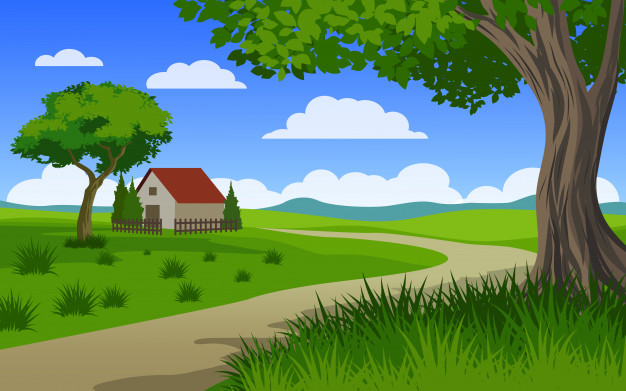
#> input picture photos/scenery.jpg, 626 x 391 px
$ python cv15.py
#> lines starting #> are read from the running program, lines starting #| are printed output that depends on the picture; after the words box and inside, x2 and y2 are one past the last pixel; in counts of white or black regions, pixels touching at a corner belong together
#Thresholding i.e binarizing image i.e where pixels are either 0 or 255

import cv2 as cv
import numpy as np

img = cv.imread('photos/scenery.jpg')
#> img is the input picture: shape (391, 626, 3); mean B, G, R 100.9, 138, 99.2

gray = cv.cvtColor(img, cv.COLOR_BGR2GRAY)
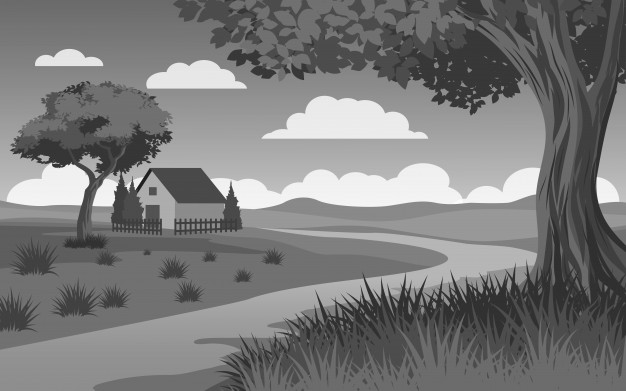
#> gray: shape (391, 626); min 24, max 254, mean 122.2
cv.imshow('Gray', gray)
#Simple Thresholding

threshold, thresh = cv.threshold(gray, 150, 255, cv.THRESH_BINARY)
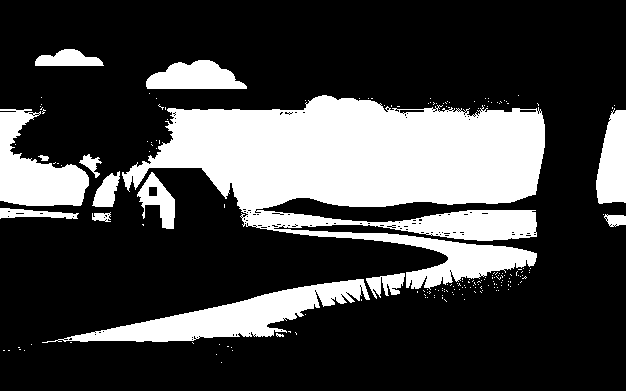
#> thresh: shape (391, 626); 26.3% white; 187 white regions (172 under 20 px), largest, box (x1, y1, x2, y2) and area: (122, 95, 545, 290) 43880, (42, 279, 370, 343) 7066, (0, 109, 89, 206) 4640
cv.imshow('thresholded image',thresh)

threshold, thresh_inv = cv.threshold(gray, 150, 255, cv.THRESH_BINARY_INV)
cv.imshow('thresholded inverse image', thresh_inv)

#Adaptive Thresholding

adaptive_thres = cv.adaptiveThreshold(gray, 255, cv.ADAPTIVE_THRESH_GAUSSIAN_C, cv.THRESH_BINARY, 13, 7)
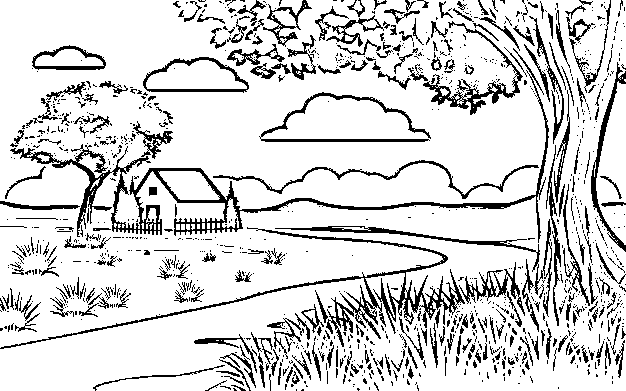
#> adaptive_thres: shape (391, 626); 83.9% white; black in thin lines or dots
cv.imshow('Adaptive Thresh', adaptive_thres)

cv.waitKey(0)

$ run again, with photos/boston.jpg copied over photos/scenery.jpg
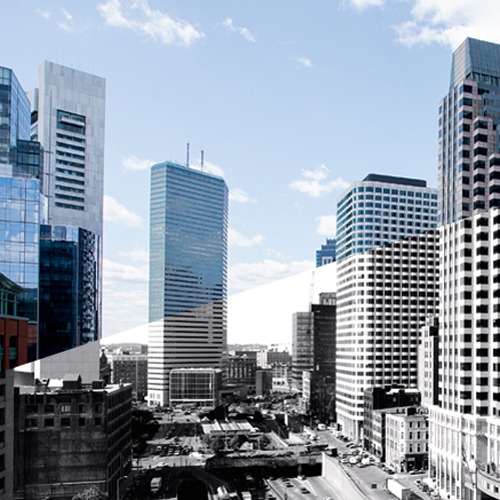
#> input picture photos/boston.jpg, 500 x 500 px
#> img is the input picture: shape (500, 500, 3); mean B, G, R 168.4, 154.6, 143.7
#> `threshold, thresh = cv.threshold(gray, 150, 255, cv.THRESH_BINARY)`:
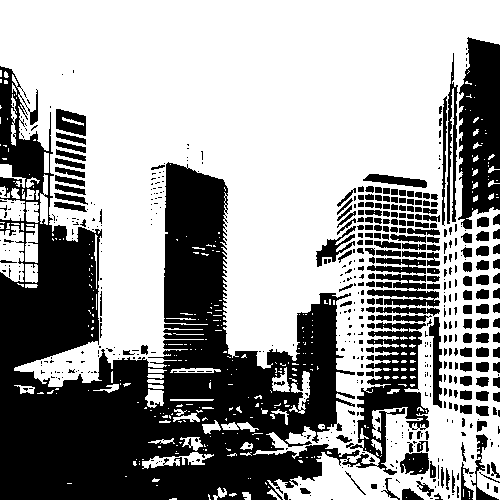
#> thresh: shape (500, 500); 60.7% white; 554 black regions (342 under 20 px), largest, box (x1, y1, x2, y2) and area: (0, 66, 429, 500) 71764, (458, 37, 500, 229) 6153, (367, 274, 440, 307) 1206
#> `adaptive_thres = cv.adaptiveThreshold(gray, 255, cv.ADAPTIVE_THRESH_GA..`:
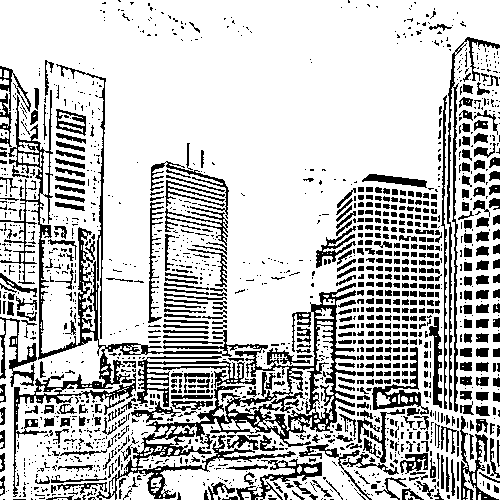
#> adaptive_thres: shape (500, 500); 76.3% white; 1636 black regions (1083 under 20 px), largest, box (x1, y1, x2, y2) and area: (0, 90, 356, 500) 14045, (447, 37, 500, 412) 1993, (137, 356, 256, 407) 1389
